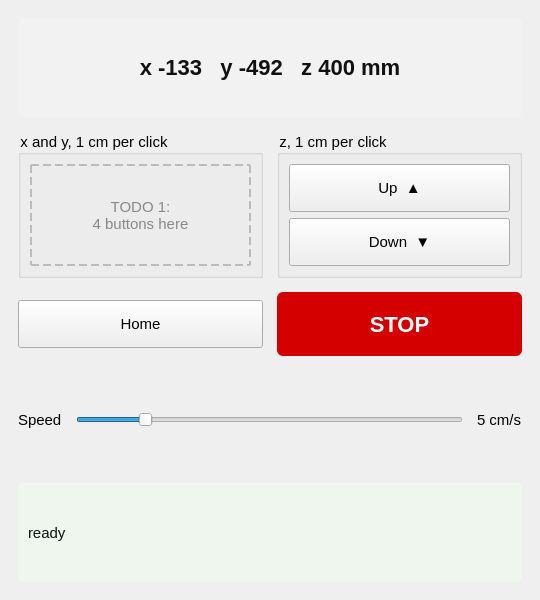
<?xml version="1.0" encoding="UTF-8"?>
<ui version="4.0">
 <class>MainWindow</class>
 <widget class="QMainWindow" name="MainWindow">
  <property name="geometry"><rect><x>0</x><y>0</y><width>540</width><height>600</height></rect></property>
  <property name="windowTitle"><string>Robot</string></property>
  <property name="styleSheet"><string>font-size: 15px;</string></property>
  <widget class="QWidget" name="centralwidget">
   <layout class="QVBoxLayout" name="main_layout">
    <property name="spacing"><number>14</number></property>
    <property name="leftMargin"><number>18</number></property><property name="topMargin"><number>18</number></property>
    <property name="rightMargin"><number>18</number></property><property name="bottomMargin"><number>18</number></property>
    <item><widget class="QLabel" name="position"><property name="text"><string>x -133   y -492   z 400 mm</string></property>
      <property name="alignment"><set>Qt::AlignCenter</set></property>
      <property name="styleSheet"><string>font-size: 22px; font-weight: bold; padding: 8px; color: #111111; background: #f2f2f2; border-radius: 6px;</string></property></widget></item>
    <item><layout class="QHBoxLayout" name="jog_row">
      <item><widget class="QGroupBox" name="xy_box"><property name="title"><string>x and y, 1 cm per click</string></property>
        <layout class="QGridLayout" name="xy_grid"><item row="1" column="1"><widget class="QLabel" name="todo1"><property name="text"><string>TODO 1:
4 buttons here</string></property><property name="alignment"><set>Qt::AlignCenter</set></property>
<property name="styleSheet"><string>color: #888; border: 2px dashed #bbb; padding: 18px;</string></property></widget></item></layout></widget></item>
      <item><widget class="QGroupBox" name="z_box"><property name="title"><string>z, 1 cm per click</string></property>
        <layout class="QVBoxLayout" name="z_col">
          <item><widget class="QPushButton" name="up"><property name="text"><string>Up  ▲</string></property>
<property name="minimumSize"><size><width>110</width><height>48</height></size></property></widget></item>
          <item><widget class="QPushButton" name="down"><property name="text"><string>Down  ▼</string></property>
<property name="minimumSize"><size><width>110</width><height>48</height></size></property></widget></item>
        </layout></widget></item>
    </layout></item>
    <item><layout class="QHBoxLayout" name="action_row">
      <item><widget class="QPushButton" name="home"><property name="text"><string>Home</string></property>
<property name="minimumSize"><size><width>110</width><height>48</height></size></property></widget></item>
      <item><widget class="QPushButton" name="stop"><property name="text"><string>STOP</string></property>
<property name="minimumSize"><size><width>110</width><height>48</height></size></property><property name="minimumSize"><size><width>220</width><height>64</height></size></property><property name="styleSheet"><string>background-color: #d40000; color: white; font-size: 22px; font-weight: bold; border-radius: 6px;</string></property></widget></item>
    </layout></item>
    <item><layout class="QHBoxLayout" name="speed_row">
      <item><widget class="QLabel" name="speed_label"><property name="text"><string>Speed</string></property></widget></item>
      <item><widget class="QSlider" name="speed"><property name="orientation"><enum>Qt::Horizontal</enum></property>
        <property name="minimum"><number>1</number></property><property name="maximum"><number>25</number></property>
        <property name="value"><number>5</number></property></widget></item>
      <item><widget class="QLabel" name="speed_value"><property name="text"><string>5 cm/s</string></property></widget></item>
    </layout></item>
    <item><widget class="QLabel" name="message"><property name="text"><string>ready</string></property>
      <property name="styleSheet"><string>padding: 6px; color: #111111; background: #eef6ee; border-radius: 4px;</string></property></widget></item>
   </layout>
  </widget>
 </widget>
 <resources/>
 <connections/>
</ui>
